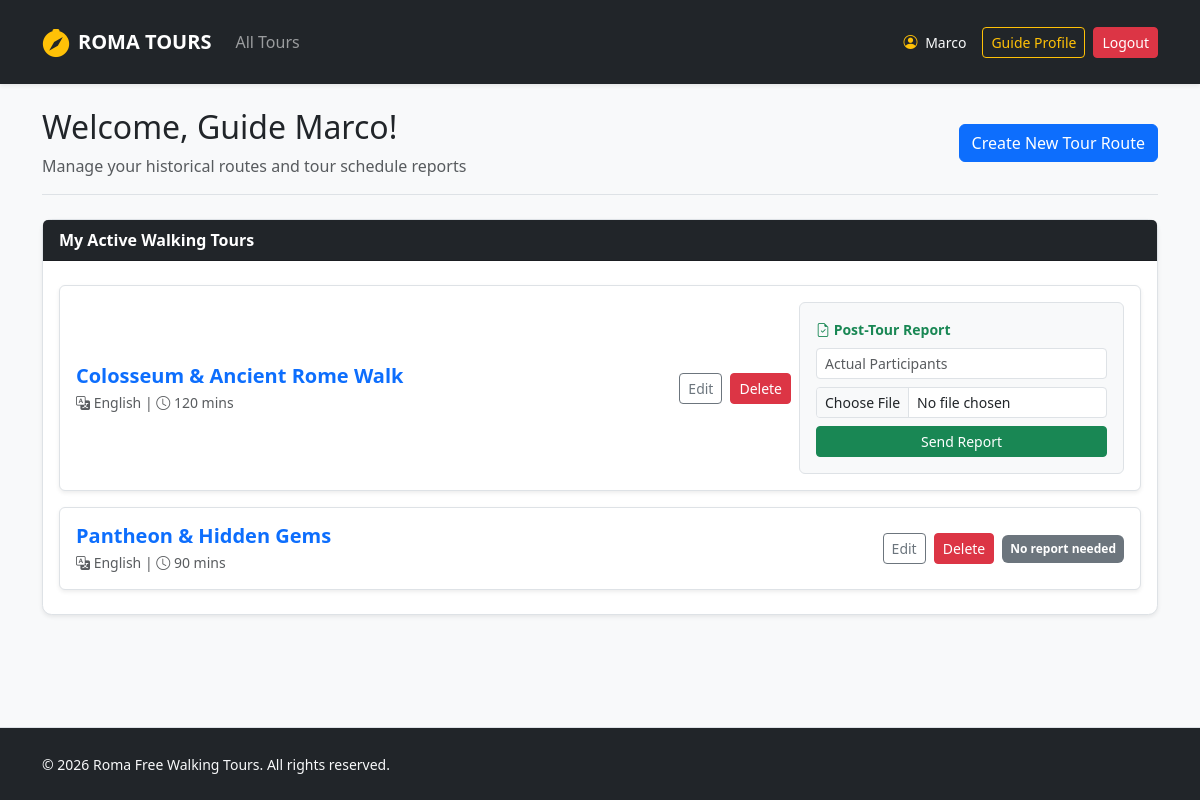
The page /guide/profile (signed in) on the database as committed earlier.
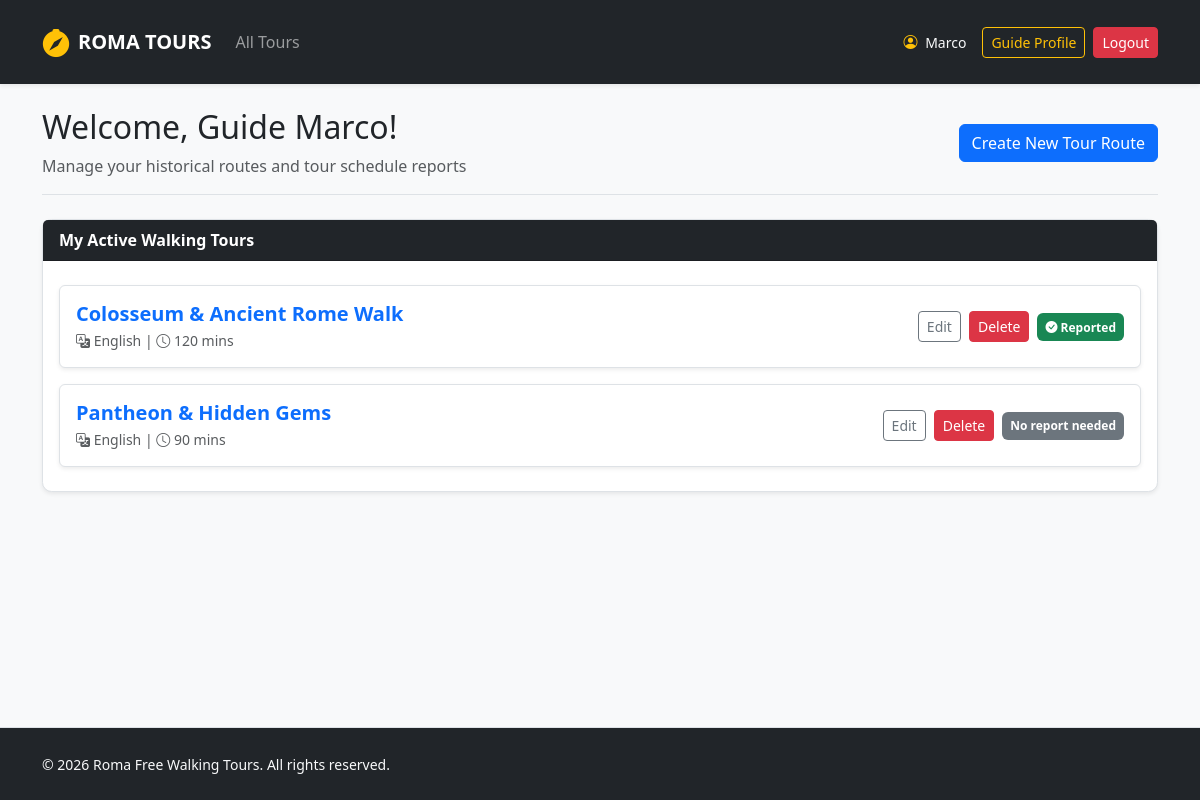
The same page on the database as committed later.
### tables this page shows
CREATE TABLE tours (
            id INTEGER PRIMARY KEY AUTOINCREMENT,
            guide_id INTEGER NOT NULL,
            title TEXT NOT NULL,
            meeting_point TEXT NOT NULL,
            duration INTEGER NOT NULL,
            language TEXT NOT NULL,
            max_participants INTEGER NOT NULL,
            description TEXT NOT NULL,
            stops TEXT NOT NULL,
            photos TEXT NOT NULL,
            FOREIGN KEY (guide_id) REFERENCES users(id) ON DELETE CASCADE
        );

### routes/auth_routes.py (the view)
@auth_bp.route("/guide/profile")
@login_required
@guide_required
def profile_guide():
    from dao.tours_dao import get_tours_by_guide_id
    my_tours = get_tours_by_guide_id(current_user.id)
    reportable_tours = tours_dao.get_past_tours_with_reservations(current_user.id)
    return render_template("profile_guide.html", tours=my_tours, reportable_tours=reportable_tours)

### app.py (called while the page is built)
@login_manager.user_loader
def load_user(user_id):
    db_user = get_user_by_id(user_id)
    if db_user:
        return User(
            id=db_user["id"], name=db_user["name"], surname=db_user["surname"],
            email=db_user["email"], role=db_user["role"], languages=db_user["languages"]
        )
    return None

### dao/tours_dao.py (called while the page is built)
def get_tours_by_guide_id(p_guide_id):
    query = """
        SELECT t.*, CASE WHEN tr.id IS NOT NULL THEN 1 ELSE 0 END as is_reported
        FROM tours t
        LEFT JOIN tour_reports tr ON t.id = tr.tour_id
        WHERE t.guide_id = ?
    """
    conn = sqlite3.connect(DB_FILE_PATH)
    conn.row_factory = sqlite3.Row
    cursor = conn.cursor()
    cursor.execute(query, (p_guide_id,))
    tours = cursor.fetchall()
    cursor.close()
    conn.close()
    return tours

### dao/users_dao.py (called while the page is built)
def get_user_by_id(p_id):
    query = "SELECT * FROM users WHERE id = ?"
    conn = sqlite3.connect(DB_FILE_PATH)
    conn.row_factory = sqlite3.Row
    cursor = conn.cursor()
    cursor.execute(query, (p_id,))
    db_user = cursor.fetchone()
    cursor.close()
    conn.close()
    return db_user

### templates/profile_guide.html (shortened to what this page needs)
{% extends 'base.html' %}
{% block content %}
<div class="col-12">
  <div class="d-flex flex-wrap justify-content-between align-items-center mb-4 border-bottom pb-3">
    <div>
      <h2>Welcome, Guide {{ current_user.name }}!</h2>
      <p class="text-muted mb-0">Manage your historical routes and tour schedule reports</p>
    </div>
    <a href="{{ url_for('guide.new_tour') }}" class="btn btn-primary">Create New Tour Route</a>
  </div>
  <div class="card shadow-sm border mb-4">
    <div class="card-header bg-dark text-white fw-bold">My Active Walking Tours</div>
    <div class="card-body py-4">
      {% if tours %}
        <div class="list-group gap-3">
          {% for tour in tours %}
            <div class="list-group-item d-flex justify-content-between align-items-center rounded border shadow-sm p-3">
              <div>
                <h5 class="mb-1 fw-bold text-primary">{{ tour.title }}</h5>
                <p class="mb-0 text-muted small">
                  <i class="bi bi-translate"></i> {{ tour.language }} |
                  <i class="bi bi-clock"></i> {{ tour.duration }} mins
                </p>
              </div>
              <div class="d-flex gap-2 align-items-center">
                <a href="{{ url_for('guide.edit_tour', tour_id=tour.id) }}" class="btn btn-sm btn-outline-secondary">Edit</a>
                <form action="{{ url_for('guide.delete_tour', tour_id=tour.id) }}" method="POST" class="d-inline">
                  <button type="submit" class="btn btn-sm btn-danger" onclick="return confirm('Are you sure you want to delete this tour?')">
                    Delete
                  </button>
                </form>
                {% if reportable_tours and tour.id in reportable_tours|map(attribute='id') %}
                  {% if tour.is_reported %}
                    <span class="badge bg-success p-2 w-100"><i class="bi bi-check-circle-fill"></i> Reported</span>
                  {% else %}
                    <form action="{{ url_for('guide.submit_report', tour_id=tour.id) }}" method="POST" enctype="multipart/form-data" class="border p-3 rounded bg-light" style="min-width: 240px;">
                      <span class="d-block mb-2 small fw-bold text-success"><i class="bi bi-file-earmark-check"></i> Post-Tour Report</span>
                      <input type="number" name="actual_participants" placeholder="Actual Participants" required class="form-control form-control-sm mb-2" min="0">
                      <input type="file" name="report_photo" class="form-control form-control-sm mb-2" accept="image/*" required>
                      <button type="submit" class="btn btn-sm btn-success w-100">Send Report</button>
                    </form>
                  {% endif %}
                {% else %}
                  {% if tour.is_reported %}
                    <span class="badge bg-success p-2 w-100"><i class="bi bi-check-circle-fill"></i> Reported</span>
                  {% else %}
                    <span class="badge bg-secondary p-2">No report needed</span>
                  {% endif %}
                {% endif %}
              </div>
            </div>
          {% endfor %}
        </div>
      {% else %}
        <div class="text-center py-4 text-muted">
          <i class="bi bi-map fs-2 mb-2 d-block text-secondary"></i>
          <p class="mb-0 small">No custom tour routes created yet. Click the button above to start your first tour!</p>
        </div>
      {% endif %}
    </div>
  </div>
</div>
{% endblock %}

Rows that differ between the two databases and show on the page:
changed tours "Colosseum & Ancient Rome Walk": text "Post-Tour Report Send Report" → "Reported"
